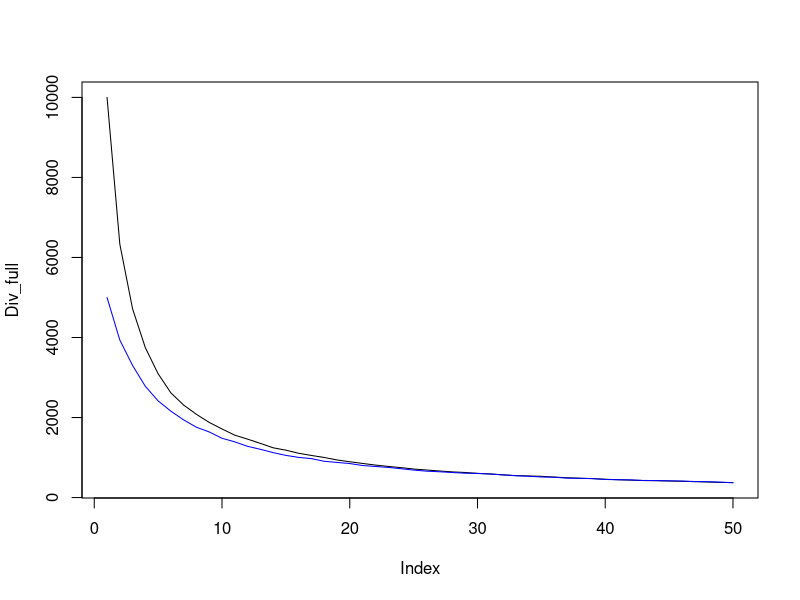

This chart was generated by the following R code:

y <- list()
z1 <- list()
z2 <- list()

y[[1]] <- 1:10000
z1[[1]] <- 1:5000
z2[[1]] <- 5001:10000

Div_full <- c()
Div_sep <- c()

Div_full[1] <- length(unique(y[[1]]))
Div_sep[1] <- length(unique(c(z1[[1]])  )   )


x <- 10000

for (t in 2:50) {
  
y[[t]] <- sample(y[[t-1]], size = 10000, replace = TRUE)  

Div_full[t] <-  length(unique(y[[t]]))





z1[[t]] <- sample(c(z1[[t-1]],z2[[t-1]][1:5000]), size = 5000, replace = TRUE)  
z2[[t]] <- sample(c(z1[[t-1]][1:5000],z2[[t-1]]), size = 5000, replace = TRUE)  

Div_sep[t] <- length(unique(c(z1[[t]])  )   )



}

plot(Div_full, type = "l")
lines(Div_sep, col = "blue")
